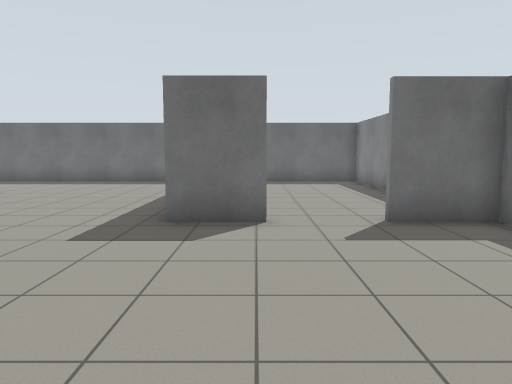
[1] (above)

18 first-person views from a walk through a Gazebo world. The camera is 1.2 m above the floor, tilts 6° down and sees 70° across. The floor is counted in squares, 1 m on a side. Each view is taken from the middle of a square. On the plan, view 1 faces up. The plan holds only what a view shows up to about 14 squares ahead; the rest is blank.

[2]
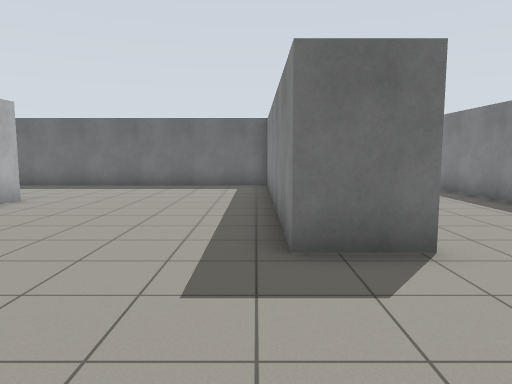

[3]
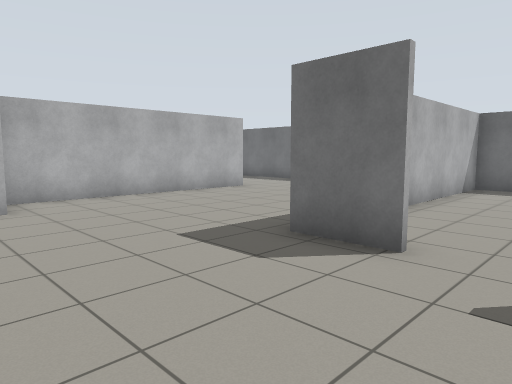

[4]
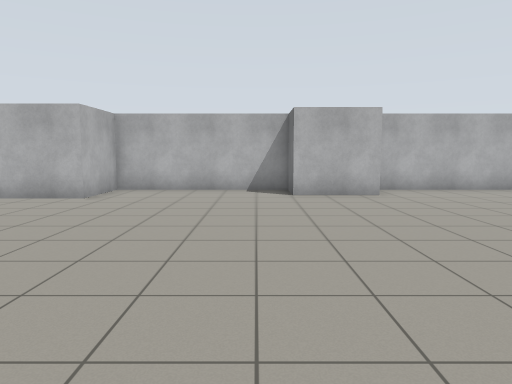

[5]
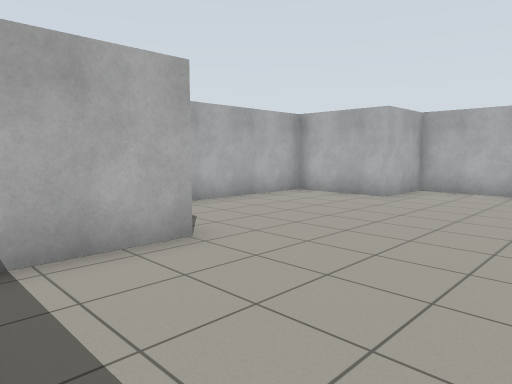

[6]
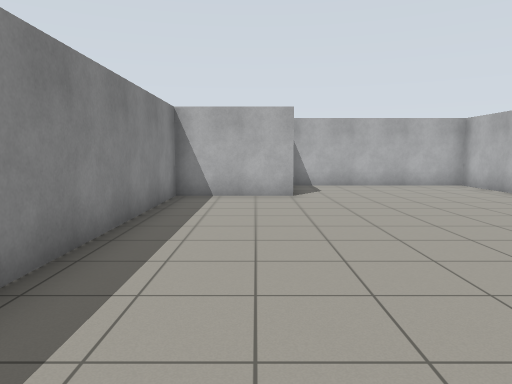

[7]
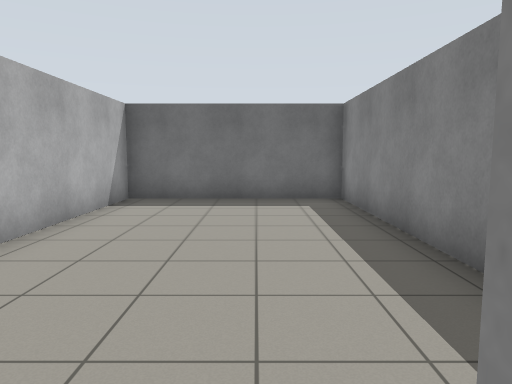

[8]
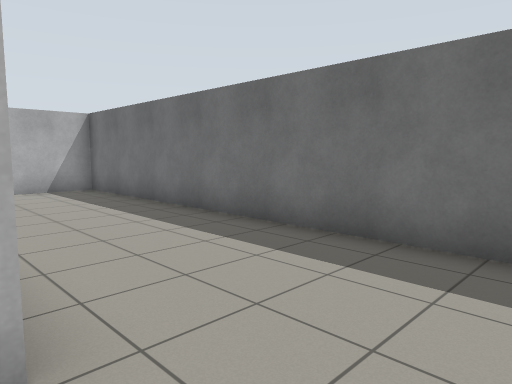

[9]
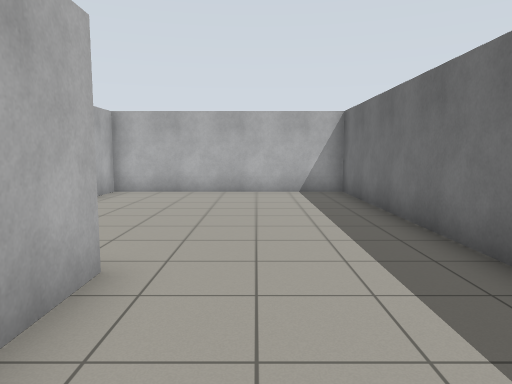

[10]
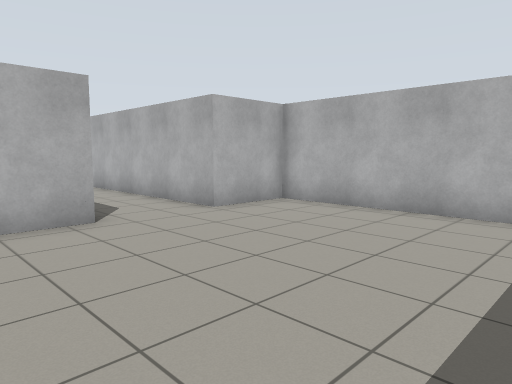

[11]
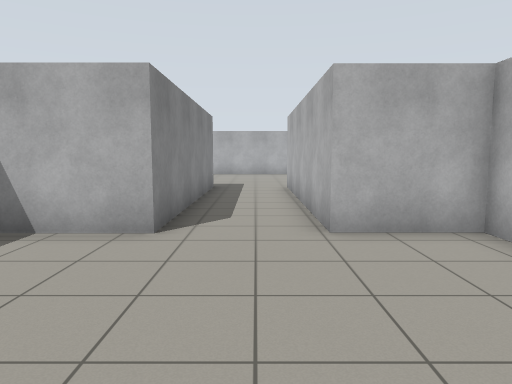

[12]
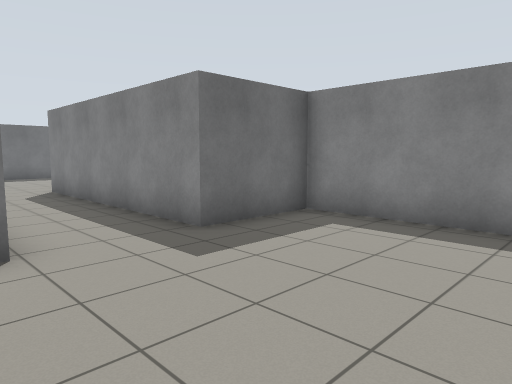

[13]
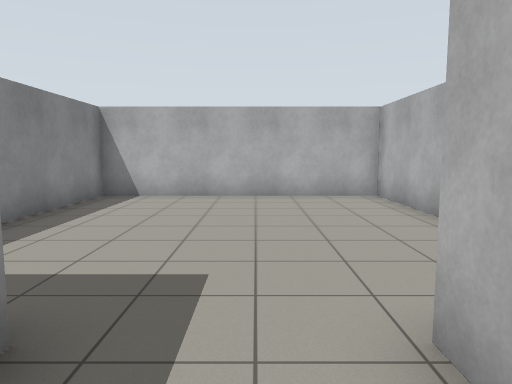

[14]
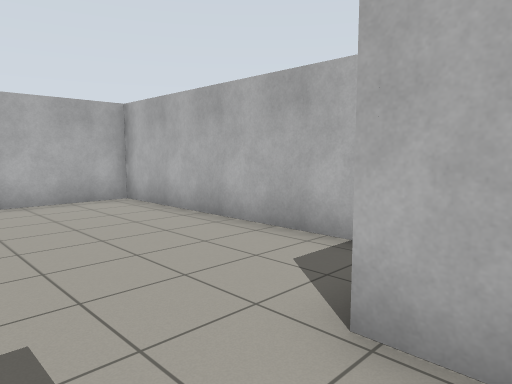

[15]
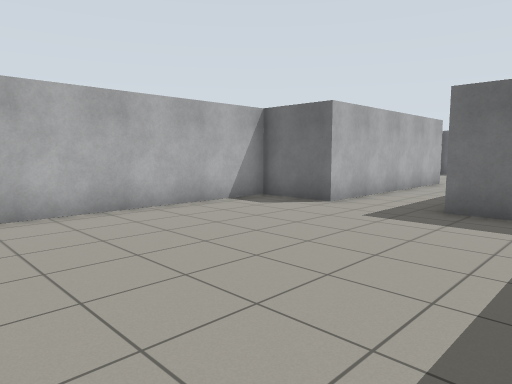

[16]
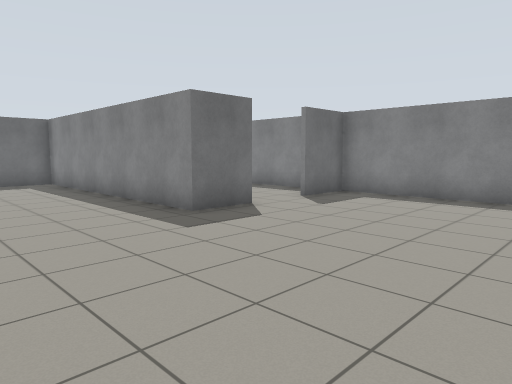

[17]
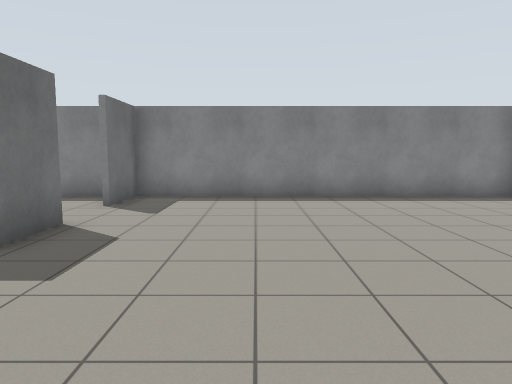

[18]
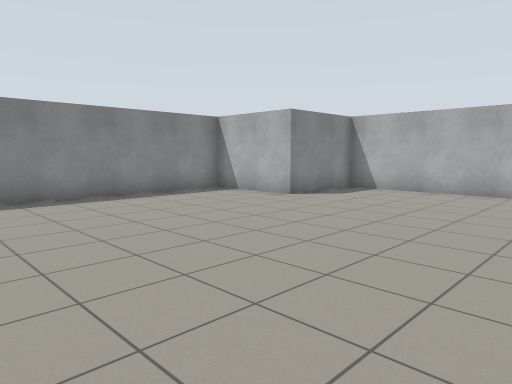

### Floor plan
Points are (right, up) in squares from view 1. A wall is a line through its corners. A room is listed if a view was taken in it or the views show most of it. See-through windows are left out.
Room 1 (views 1, 2, 3, 4, 5, 6, 7, 8, 9, 10, 11, 16, 17, 18)
walls: (-6.5, 3.6) (-6.5, 1.1) (-8.1, 1.1) (-8.1, -4.6) (-5.8, -4.6) (-5.8, -7.7) (0.9, -7.7) (0.9, -4.4) (4.3, -4.4) (4.3, 6.3) (2.3, 6.3); (0.3, 6.3) (-1.6, 6.3) (-1.6, 15.5); (-8.1, 11.5) (-8.1, 3.7); (-10.6, 11.4) (-9.1, 11.4); (-13.5, 8.6) (-11.1, 8.6); (-1.9, 15.7) (-18.5, 15.7) (-18.5, 8.6) (-16.1, 8.6)
ways out: opening at (-14.5, 8) to room 2; opening at (1.5, 6) to room 3
Room 2 (views 12, 13, 14, 15)
walls: (-16.1, 8.6) (-16.1, 0.8) (-18.5, 0.8) (-18.5, -7.4) (-10.6, -7.4) (-10.6, 0.8) (-13.5, 0.8) (-13.5, 8.6)
ways out: opening at (-14.5, 8) to room 1
Room 3 (no view inside)
walls: (4.3, 7.2) (4.3, 15.7) (-1.9, 15.7); (-1.4, 15.7) (-1.4, 10.4)
ways out: opening at (1.5, 6) to room 1

Where each view was taken, in squares from view 1:
view 1: 0 up, 0 right, facing up
view 2: 2 up, 2 left, facing up
view 3: 2 up, 2 right, facing up-left
view 4: 0 up, 4 right, facing left
view 5: 0 up, 4 right, facing down-left
view 6: 6 up, 2 right, facing down
view 7: 6 up, 2 right, facing up
view 8: 11 up, 6 left, facing up-left
view 9: 13 up, 7 left, facing left
view 10: 15 up, 11 left, facing down-left
view 11: 14 up, 15 left, facing down
view 12: 4 down, 17 left, facing up-right
view 13: 3 up, 15 left, facing down
view 14: 2 up, 14 left, facing down-left
view 15: 7 down, 11 left, facing up-left
view 16: 0 up, 6 left, facing up-right
view 17: 3 up, 6 left, facing right
view 18: 4 up, 6 left, facing down-right
